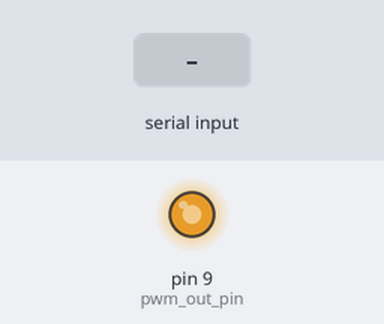
The sketch below on a simulated Arduino Uno, built with avr-gcc and run on an emulated ATmega328P. On the bench: output pins drawn as LEDs (lit = HIGH). Inputs (shaded band) come from the test bench. What the sketch prints to the serial monitor is not drawn.

Above: at 2.0 s.
2.1 s: "1" received over Serial
Timing chart, 0 to 5.1 s (numbered marks = the images above; inputs shaded):
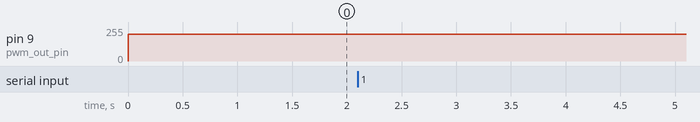

The sketch:

PotCntldPWM.ino
```cpp
// include the library code:
#include <Servo.h>

//Servo myservo;

//#define servoPin 9

// int pwm_out_pin = 6;
//int pot_in_pin = A0;
int pwm_out_pin = 9;
//int pot_value = 0;
int pwm_out_value = 40;

void setup() {
  //pinMode(pwm_out_pin, OUTPUT);
  //pinMode(pot_in_pin, INPUT);
  Serial.begin(9600);
}

void loop() {

  // pot_value = analogRead(pot_in_pin);
 pwm_out_value = 200;
    analogWrite(pwm_out_pin, pwm_out_value);
    delay(1000);

  if (Serial.available() > 0) {
    // get incoming byte:
    //pot_value = Serial.read();

    Serial.print("pot_value is: ");
   // Serial.println(pot_value);

    //analogRead(pot_in_pin);

  }
}
```

Measured:
- after the input at 2.1 s, every drawn part: stays the same
